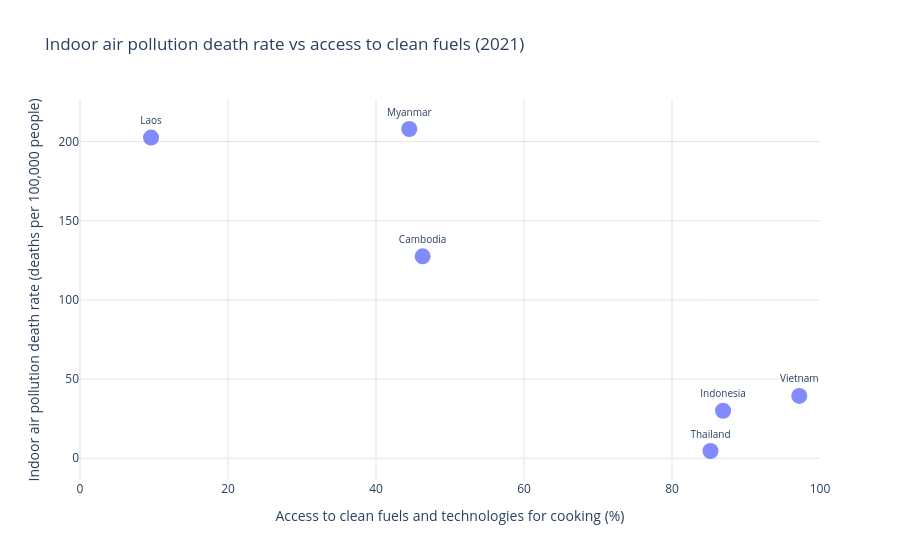

The code cell stored with this chart in its notebook:
### Markdown cell above
## Chart specification checklist (delta from notebook 05)

We reuse the checklist structure from `05_bubble_chart_clean_fuels_vs_gdp.ipynb`, but adapt it to this new chart:

- **Data subset and filters**
  - Use the **joined table** `df_joined` for the six countries (THA, VNM, IDN, KHM, MMR, LAO).
  - Focus on **Year = 2021** for the main bubble chart.
- **Axes and ranges**
  - x-axis: `clean_fuels_pct` (share of population with access to clean fuels for cooking, in %), linear scale, range ~0–100, ticks at 20, 40, 60, 80, 100.
  - y-axis: `death_rate` (indoor air pollution death rate, deaths per 100,000 people), linear scale; range chosen so all six countries are clearly visible.
- **Encodings**
  - x: `clean_fuels_pct`
  - y: `death_rate`
  - size: constant (same bubble size for each country, to keep focus on position rather than population).
  - text labels: always-visible **country names** (`Entity`) for each point, placed above the bubble.
- **Interactivity (Plotly)**
  - Hover fields: Entity, Year, clean fuels %, death rate.
  - Legend: not strictly needed (only six countries, labeled directly).
- **Annotations / notes**
  - Optional note about interpretation: higher clean fuels % should generally correspond to **lower** indoor air pollution death rates.

### Code cell
# Plotly bubble chart: joined data (2021)

df_2021 = df_joined[df_joined["Year"] == 2021].copy()

fig_join = px.scatter(
    df_2021,
    x="clean_fuels_pct",
    y="death_rate",
    hover_name="Entity",
    text="Entity",
    title="Indoor air pollution death rate vs access to clean fuels (2021)",
)

fig_join.update_layout(
    template="plotly_white",
    xaxis_title="Access to clean fuels and technologies for cooking (%)",
    yaxis_title="Indoor air pollution death rate (deaths per 100,000 people)",
)

fig_join.update_xaxes(showgrid=True, gridcolor="rgba(0,0,0,0.1)", range=[0, 100])
fig_join.update_yaxes(showgrid=True, gridcolor="rgba(0,0,0,0.1)")

fig_join.update_traces(
    marker=dict(size=16, opacity=0.8),
    textposition="top center",
    textfont=dict(size=10),
    hovertemplate="<b>%{hovertext}</b><br>Year: %{customdata[0]}<br>Clean fuels: %{x:.1f}%<br>Death rate: %{y:.1f}<extra></extra>" if False else None,
)

fig_join.show()

### Figure 1 — Plotly figure (JSON) as saved in the notebook; plotly's stock layout.template omitted (floating-point values rounded to 4 significant figures)
{"data": [{"hovertext": ["Cambodia", "Indonesia", "Laos", "Myanmar", "Thailand", "Vietnam"], "legendgroup": "", "marker": {"color": "#636efa", "opacity": 0.8, "size": 16, "symbol": "circle"}, "mode": "markers+text", "name": "", "orientation": "v", "showlegend": false, "text": ["Cambodia", "Indonesia", "Laos", "Myanmar", "Thailand", "Vietnam"], "textfont": {"size": 10}, "textposition": "top center", "type": "scatter", "x": [46.3, 86.9, 9.6, 44.5, 85.2, 97.2], "xaxis": "x", "y": [127.5, 30.0, 202.5, 207.9, 4.6, 39.4], "yaxis": "y"}], "layout": {"legend": {"tracegroupgap": 0}, "title": {"text": "Indoor air pollution death rate vs access to clean fuels (2021)"}, "xaxis": {"anchor": "y", "domain": [0, 1], "gridcolor": "rgba(0,0,0,0.1)", "range": [0, 100], "showgrid": true, "title": {"text": "Access to clean fuels and technologies for cooking (%)"}}, "yaxis": {"anchor": "x", "domain": [0, 1], "gridcolor": "rgba(0,0,0,0.1)", "showgrid": true, "title": {"text": "Indoor air pollution death rate (deaths per 100,000 people)"}}}}
